Frame 1 (no input): blank canvas, image omitted
Frame 60 (no input): blank canvas, image omitted
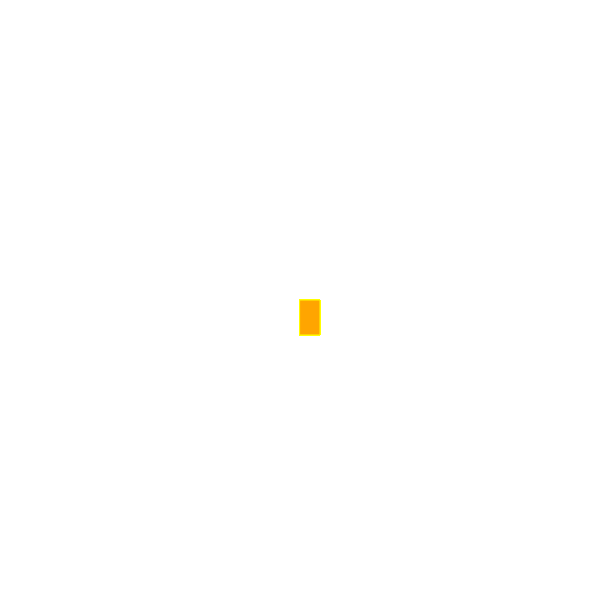
Frame 120 (the mouse pressed at the canvas centre since frame 60)

The p5.js sketch whose frames 1 and 60 were blank and that drew this single picture after the mouse press (run headless with seeded random() and noise() and a simulated clock; from frame 60 on, the mouse is pressed at the canvas centre):

// p5.js sketch
// ── sketch.js
function setup() {
    createCanvas(600, 600);
    background("white");
  }
  
  function draw() {
    stroke("yellow");
    fill("orange");
  
    // console.log(mouseIsPressed)
  
    if (mouseIsPressed) {
      rect(mouseX, mouseY, 20, 35);
    }
  }
  
// ── cauane.html
function setup() {
  createCanvas(600, 600);
  background("black");
}

function draw() {
  stroke("yellow");
  fill("orange");

  // console.log(mouseIsPressed)

  if (mouseIsPressed) {
    rect(mouseX, mouseY, 20, 35);
  }
}
